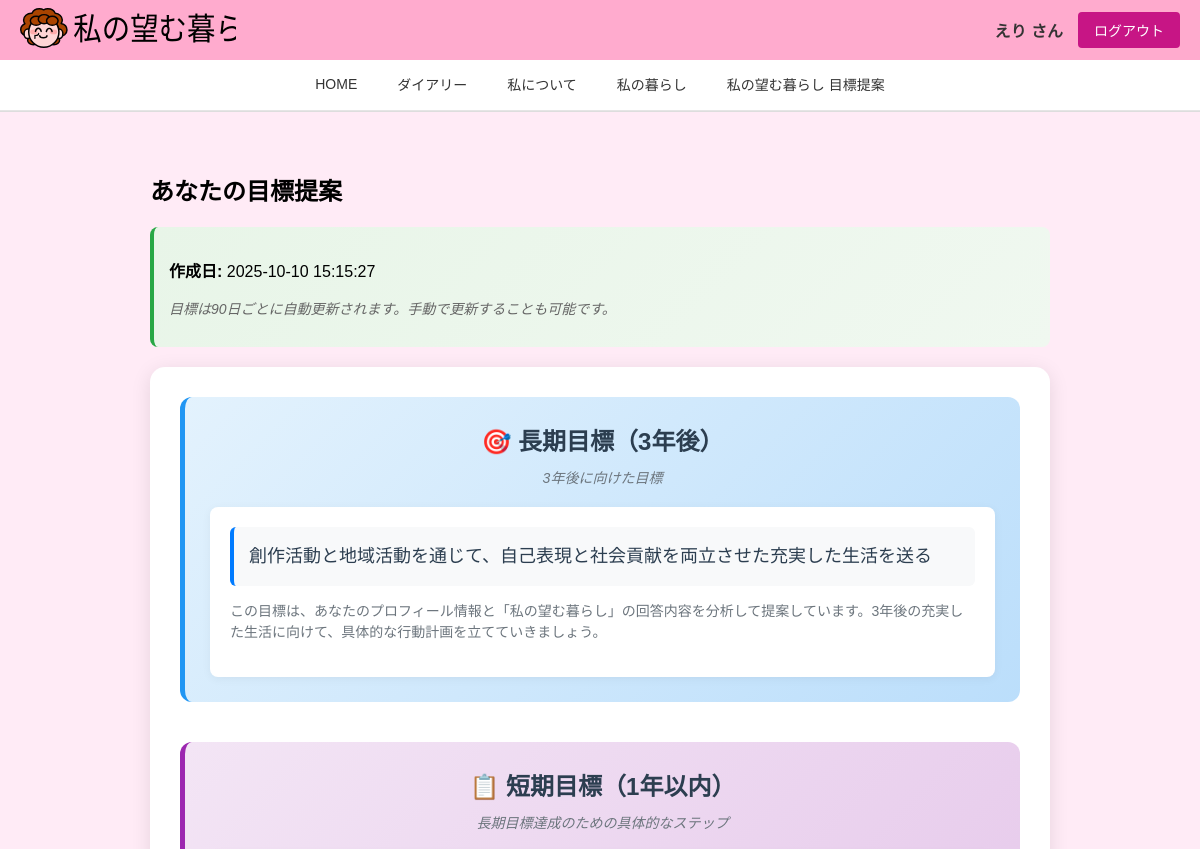
Before: /goals (signed in, upper part) with the older database file.
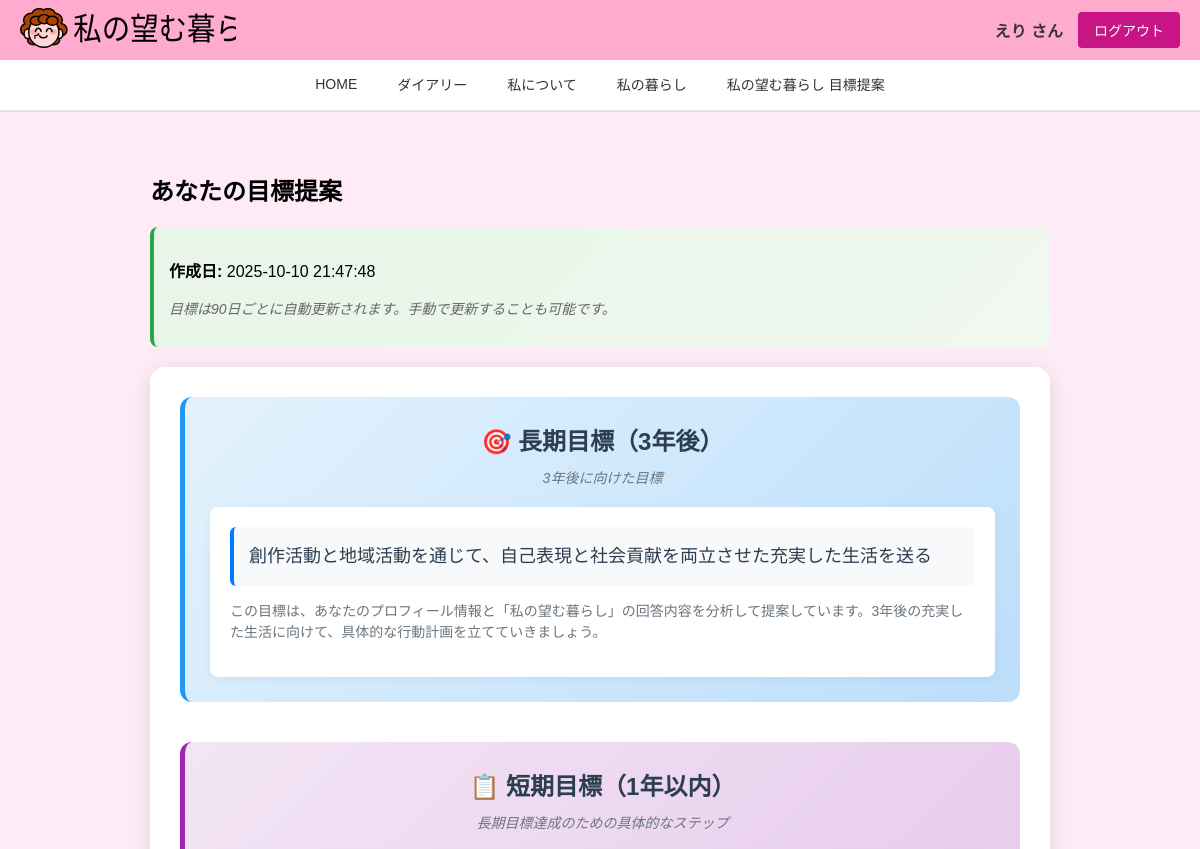
After: the same page with the newer database file.
### tables this page shows
CREATE TABLE user_goals (
                id INTEGER PRIMARY KEY AUTOINCREMENT,
                user_id VARCHAR(50) NOT NULL,
                long_term_goal TEXT NOT NULL,
                short_term_goals TEXT NOT NULL,
                goals_version INTEGER DEFAULT 1,
                created_at TIMESTAMP DEFAULT CURRENT_TIMESTAMP,
                FOREIGN KEY (user_id) REFERENCES users (user_id)
            );

### app.py (the view)
@app.route("/goals")
@login_required
def goals():
    user_id = session["user_id"]
    updated = request.args.get("updated", False)
    latest_goals = db.get_latest_user_goals(user_id)
    data_changed = False if updated else db.has_data_changed(user_id)
    needs_update = db.should_update_goals(user_id)
    if not latest_goals or needs_update:
        goals_data = db.analyze_user_goals(user_id)
        if data_changed:
            saved_id = db.save_user_goals_forced(user_id, goals_data)
            is_new_goals = True
        else:
            saved_id = db.save_user_goals(user_id, goals_data)
            is_new_goals = saved_id is not None
    else:
        goals_data = {"long_term_goal": latest_goals[2], "short_term_goals": latest_goals[3]}
        is_new_goals = False
    user_data = db.get_user_by_id(user_id)
    return render_template(
        "goals.html",
        goals=goals_data,
        user=user_data,
        is_new_goals=is_new_goals,
        goals_created_at=latest_goals[5] if latest_goals else None,
        data_changed=data_changed,
    )

### app.py (called while the page is built)
def login_required(f):
    @wraps(f)
    def decorated_function(*args, **kwargs):
        if "user_id" not in session:
            return redirect(url_for("index"))
        return f(*args, **kwargs)
    return decorated_function

### config.py (called while the page is built)
    def get_connection(self):
        return sqlite3.connect(self.db_path)

    def get_user_by_id(self, user_id):
        conn = self.get_connection()
        cursor = conn.cursor()
        cursor.execute("SELECT * FROM users WHERE user_id = ?", (user_id,))
        user = cursor.fetchone()
        conn.close()
        return user

    def get_latest_user_goals(self, user_id):
        import json
        conn = self.get_connection()
        cursor = conn.cursor()
        cursor.execute(
            "SELECT * FROM user_goals WHERE user_id = ? ORDER BY created_at DESC LIMIT 1", (user_id,)
        )
        goal = cursor.fetchone()
        if goal:
            parsed_goal = list(goal)
            parsed_goal[3] = json.loads(goal[3])  # short_term_goalsをパース
            conn.close()
            return parsed_goal
        conn.close()
        return None

### templates/goals.html (shortened to what this page needs)
{% extends "base.html" %}
{% block nickname %}{{ session.get('nickname', 'ゲスト') }}{% endblock %}
{% block content %}
<div class="goals-page">
    <h2>あなたの目標提案</h2>
    <div class="goals-info-header">
        {% if goals_created_at %}
        <div class="goals-date-info">
            <p><strong>作成日:</strong> {{ goals_created_at }}</p>
        </div>
        {% endif %}
        <div class="goals-update-info">
            <p><em>目標は90日ごとに自動更新されます。手動で更新することも可能です。</em></p>
        </div>
    </div>
    <div class="goals-container">
        <div class="goal-section long-term-goal">
            <div class="goal-header">
                <h3>🎯 長期目標（3年後）</h3>
                <div class="goal-period">3年後に向けた目標</div>
            </div>
            <div class="goal-content">
                <div class="goal-text">
                    {{ goals.long_term_goal }}
                </div>
                <div class="goal-explanation">
                    <p>この目標は、あなたのプロフィール情報と「私の望む暮らし」の回答内容を分析して提案しています。3年後の充実した生活に向けて、具体的な行動計画を立てていきましょう。</p>
                </div>
            </div>
        </div>
        <div class="goal-section short-term-goals">
            <div class="goal-header">
                <h3>📋 短期目標（1年以内）</h3>
                <div class="goal-period">長期目標達成のための具体的なステップ</div>
            </div>
        </div>
    </div>
</div>
{% endblock %}

Changed rows visible on the page:
removed user_goals: created_at "2025-10-10 15:15:27", long_term_goal "創作活動と地域活動を通じて、自己表現と社会貢献を両立させた充実した生活を送る"
added user_goals: created_at "2025-10-10 21:47:48", long_term_goal "創作活動と地域活動を通じて、自己表現と社会貢献を両立させた充実した生活を送る"
